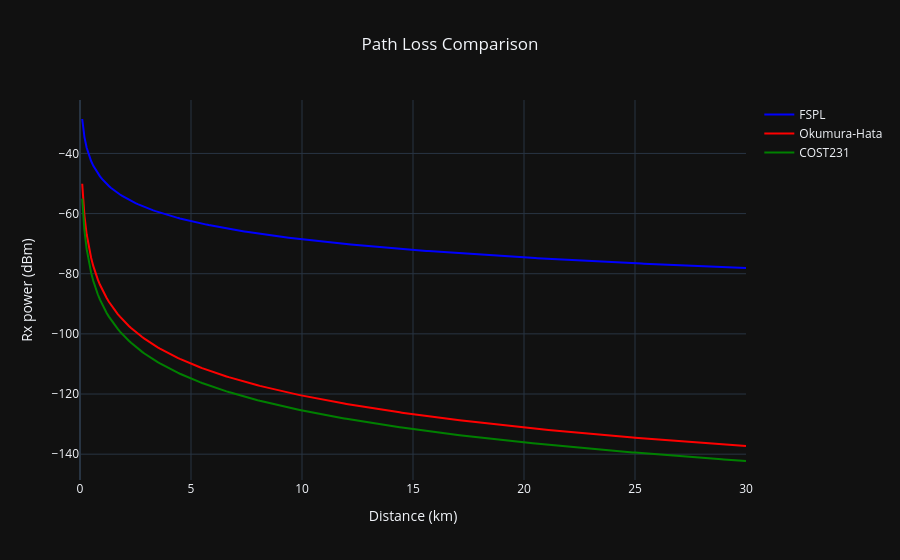

Notebook code cell kept with this figure:
### Markdown cell above
### Received Power vs Distance

FSPL produces the most optimistic estimate — no environmental losses beyond free-space propagation.

COST231 and Okumura-Hata introduce additional losses representing urban clutter and terrain effects.

The gap between FSPL and the empirical models illustrates the significant impact of the propagation

environment on real-world link performance.

### Code cell
fig = go.Figure()

fig.add_trace(go.Scatter(x=distance, y=rx_lte1800_fspl, name="FSPL", line=dict(color="blue")))

fig.add_trace(go.Scatter(x=distance, y=rx_lte1800_okumura, name="Okumura-Hata", line=dict(color="red")))

fig.add_trace(go.Scatter(x=distance, y=rx_lte1800_cost231, name="COST231", line=dict(color="green")))
fig.update_layout(
    template='plotly_dark',
    title=dict(text ='Path Loss Comparison', x=0.5),
    xaxis=dict(range=[0, 30]), xaxis_title='Distance (km)',
    yaxis_title='Rx power (dBm)'
)

### Figure 1 — Plotly figure (JSON) as saved in the notebook; plotly's stock layout.template omitted (floating-point values rounded to 4 significant figures; data arrays with more than 128 entries replaced by an {"elided": "..."} marker saying what was removed)
{"data": [{"line": {"color": "blue"}, "name": "FSPL", "x": {"elided": "300 float values"}, "y": {"elided": "300 float values"}, "type": "scatter"}, {"line": {"color": "red"}, "name": "Okumura-Hata", "x": {"elided": "300 float values"}, "y": {"elided": "300 float values"}, "type": "scatter"}, {"line": {"color": "green"}, "name": "COST231", "x": {"elided": "300 float values"}, "y": {"elided": "300 float values"}, "type": "scatter"}], "layout": {"title": {"text": "Path Loss Comparison", "x": 0.5}, "xaxis": {"range": [0, 30], "title": {"text": "Distance (km)"}}, "yaxis": {"title": {"text": "Rx power (dBm)"}}}}
